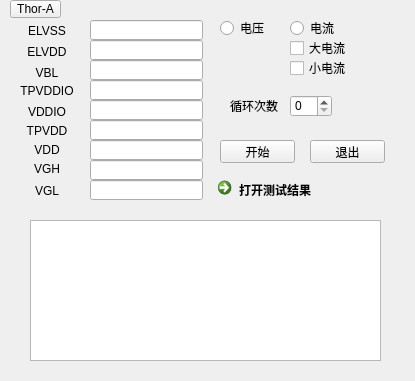
<?xml version="1.0" encoding="UTF-8"?>
<ui version="4.0">
 <class>Test_power</class>
 <widget class="QWidget" name="Test_power">
  <property name="geometry">
   <rect>
    <x>0</x>
    <y>0</y>
    <width>415</width>
    <height>381</height>
   </rect>
  </property>
  <property name="windowTitle">
   <string>Form</string>
  </property>
  <widget class="QPushButton" name="start">
   <property name="geometry">
    <rect>
     <x>220</x>
     <y>140</y>
     <width>75</width>
     <height>23</height>
    </rect>
   </property>
   <property name="text">
    <string>开始</string>
   </property>
  </widget>
  <widget class="QPushButton" name="exit">
   <property name="geometry">
    <rect>
     <x>310</x>
     <y>140</y>
     <width>75</width>
     <height>23</height>
    </rect>
   </property>
   <property name="text">
    <string>退出</string>
   </property>
  </widget>
  <widget class="QLabel" name="elvss">
   <property name="geometry">
    <rect>
     <x>20</x>
     <y>24</y>
     <width>54</width>
     <height>12</height>
    </rect>
   </property>
   <property name="text">
    <string>&lt;html&gt;&lt;head/&gt;&lt;body&gt;&lt;p align=&quot;center&quot;&gt;ELVSS&lt;/p&gt;&lt;/body&gt;&lt;/html&gt;</string>
   </property>
  </widget>
  <widget class="QLineEdit" name="elvss_2">
   <property name="geometry">
    <rect>
     <x>90</x>
     <y>20</y>
     <width>113</width>
     <height>20</height>
    </rect>
   </property>
  </widget>
  <widget class="QLineEdit" name="elvdd_2">
   <property name="geometry">
    <rect>
     <x>90</x>
     <y>40</y>
     <width>113</width>
     <height>20</height>
    </rect>
   </property>
  </widget>
  <widget class="QLineEdit" name="vbl_2">
   <property name="geometry">
    <rect>
     <x>90</x>
     <y>60</y>
     <width>113</width>
     <height>20</height>
    </rect>
   </property>
  </widget>
  <widget class="QLineEdit" name="tpvddio_2">
   <property name="geometry">
    <rect>
     <x>90</x>
     <y>80</y>
     <width>113</width>
     <height>20</height>
    </rect>
   </property>
  </widget>
  <widget class="QLineEdit" name="vddio_2">
   <property name="geometry">
    <rect>
     <x>90</x>
     <y>100</y>
     <width>113</width>
     <height>20</height>
    </rect>
   </property>
  </widget>
  <widget class="QLineEdit" name="tpvdd_2">
   <property name="geometry">
    <rect>
     <x>90</x>
     <y>120</y>
     <width>113</width>
     <height>20</height>
    </rect>
   </property>
  </widget>
  <widget class="QLineEdit" name="vdd_2">
   <property name="geometry">
    <rect>
     <x>90</x>
     <y>140</y>
     <width>113</width>
     <height>20</height>
    </rect>
   </property>
  </widget>
  <widget class="QLineEdit" name="vgh_2">
   <property name="geometry">
    <rect>
     <x>90</x>
     <y>160</y>
     <width>113</width>
     <height>20</height>
    </rect>
   </property>
  </widget>
  <widget class="QLineEdit" name="vgl_2">
   <property name="geometry">
    <rect>
     <x>90</x>
     <y>180</y>
     <width>113</width>
     <height>20</height>
    </rect>
   </property>
  </widget>
  <widget class="QLabel" name="elvdd">
   <property name="geometry">
    <rect>
     <x>20</x>
     <y>45</y>
     <width>54</width>
     <height>12</height>
    </rect>
   </property>
   <property name="text">
    <string>&lt;html&gt;&lt;head/&gt;&lt;body&gt;&lt;p align=&quot;center&quot;&gt;ELVDD&lt;/p&gt;&lt;/body&gt;&lt;/html&gt;</string>
   </property>
  </widget>
  <widget class="QLabel" name="vbl">
   <property name="geometry">
    <rect>
     <x>20</x>
     <y>66</y>
     <width>54</width>
     <height>12</height>
    </rect>
   </property>
   <property name="text">
    <string>&lt;html&gt;&lt;head/&gt;&lt;body&gt;&lt;p align=&quot;center&quot;&gt;VBL&lt;/p&gt;&lt;/body&gt;&lt;/html&gt;</string>
   </property>
  </widget>
  <widget class="QLabel" name="tpvddio">
   <property name="geometry">
    <rect>
     <x>20</x>
     <y>84</y>
     <width>54</width>
     <height>12</height>
    </rect>
   </property>
   <property name="text">
    <string>&lt;html&gt;&lt;head/&gt;&lt;body&gt;&lt;p align=&quot;center&quot;&gt;TPVDDIO&lt;/p&gt;&lt;/body&gt;&lt;/html&gt;</string>
   </property>
  </widget>
  <widget class="QLabel" name="vddio">
   <property name="geometry">
    <rect>
     <x>20</x>
     <y>105</y>
     <width>54</width>
     <height>12</height>
    </rect>
   </property>
   <property name="text">
    <string>&lt;html&gt;&lt;head/&gt;&lt;body&gt;&lt;p align=&quot;center&quot;&gt;VDDIO&lt;/p&gt;&lt;/body&gt;&lt;/html&gt;</string>
   </property>
  </widget>
  <widget class="QLabel" name="tpvdd">
   <property name="geometry">
    <rect>
     <x>20</x>
     <y>124</y>
     <width>54</width>
     <height>12</height>
    </rect>
   </property>
   <property name="text">
    <string>&lt;html&gt;&lt;head/&gt;&lt;body&gt;&lt;p align=&quot;center&quot;&gt;TPVDD&lt;/p&gt;&lt;/body&gt;&lt;/html&gt;</string>
   </property>
  </widget>
  <widget class="QLabel" name="vdd">
   <property name="geometry">
    <rect>
     <x>20</x>
     <y>143</y>
     <width>54</width>
     <height>12</height>
    </rect>
   </property>
   <property name="text">
    <string>&lt;html&gt;&lt;head/&gt;&lt;body&gt;&lt;p align=&quot;center&quot;&gt;VDD&lt;/p&gt;&lt;/body&gt;&lt;/html&gt;</string>
   </property>
  </widget>
  <widget class="QLabel" name="vgh">
   <property name="geometry">
    <rect>
     <x>20</x>
     <y>162</y>
     <width>54</width>
     <height>12</height>
    </rect>
   </property>
   <property name="text">
    <string>&lt;html&gt;&lt;head/&gt;&lt;body&gt;&lt;p align=&quot;center&quot;&gt;VGH&lt;/p&gt;&lt;/body&gt;&lt;/html&gt;</string>
   </property>
  </widget>
  <widget class="QLabel" name="vgl">
   <property name="geometry">
    <rect>
     <x>20</x>
     <y>184</y>
     <width>54</width>
     <height>12</height>
    </rect>
   </property>
   <property name="text">
    <string>&lt;html&gt;&lt;head/&gt;&lt;body&gt;&lt;p align=&quot;center&quot;&gt;VGL&lt;/p&gt;&lt;/body&gt;&lt;/html&gt;</string>
   </property>
  </widget>
  <widget class="QRadioButton" name="volt">
   <property name="geometry">
    <rect>
     <x>220</x>
     <y>20</y>
     <width>89</width>
     <height>16</height>
    </rect>
   </property>
   <property name="text">
    <string>电压</string>
   </property>
  </widget>
  <widget class="QRadioButton" name="curr">
   <property name="geometry">
    <rect>
     <x>290</x>
     <y>20</y>
     <width>89</width>
     <height>16</height>
    </rect>
   </property>
   <property name="text">
    <string>电流</string>
   </property>
  </widget>
  <widget class="QCheckBox" name="big">
   <property name="geometry">
    <rect>
     <x>290</x>
     <y>40</y>
     <width>71</width>
     <height>16</height>
    </rect>
   </property>
   <property name="text">
    <string>大电流</string>
   </property>
  </widget>
  <widget class="QCheckBox" name="small">
   <property name="geometry">
    <rect>
     <x>290</x>
     <y>60</y>
     <width>71</width>
     <height>16</height>
    </rect>
   </property>
   <property name="text">
    <string>小电流</string>
   </property>
  </widget>
  <widget class="QLabel" name="label_10">
   <property name="geometry">
    <rect>
     <x>230</x>
     <y>100</y>
     <width>54</width>
     <height>12</height>
    </rect>
   </property>
   <property name="text">
    <string>循环次数</string>
   </property>
  </widget>
  <widget class="QSpinBox" name="index">
   <property name="geometry">
    <rect>
     <x>290</x>
     <y>95</y>
     <width>42</width>
     <height>22</height>
    </rect>
   </property>
  </widget>
  <widget class="QTextBrowser" name="log">
   <property name="geometry">
    <rect>
     <x>30</x>
     <y>220</y>
     <width>351</width>
     <height>141</height>
    </rect>
   </property>
  </widget>
  <widget class="QCommandLinkButton" name="open">
   <property name="geometry">
    <rect>
     <x>210</x>
     <y>170</y>
     <width>171</width>
     <height>41</height>
    </rect>
   </property>
   <property name="text">
    <string>打开测试结果</string>
   </property>
  </widget>
  <widget class="QToolButton" name="toolButton">
   <property name="geometry">
    <rect>
     <x>10</x>
     <y>0</y>
     <width>51</width>
     <height>18</height>
    </rect>
   </property>
   <property name="text">
    <string>Thor-A</string>
   </property>
  </widget>
 </widget>
 <resources/>
 <connections/>
</ui>
